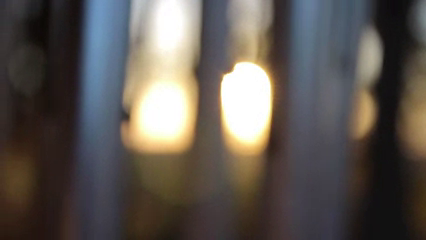
#> input picture frame 68 of Videos/Video0.webm, 426 x 240 px
$ python Resizing.py
#> lines starting #> are read from the running program, lines starting #| are printed output that depends on the picture
### Modules/Resize.py
import cv2 as cv


def resized(frame,scale=1):
    width=int(frame.shape[1]*scale)
    height=int(frame.shape[0]*scale)
    dimension=(width,height)

    return cv.resize(frame,dimension,interpolation=cv.INTER_AREA)


def resizevideo(capture,scale=1):
#> called with scale = 0.2
    try:
        while True:
            isTrue,frame = capture.read()
#> frame is the input picture: shape (240, 426, 3); mean B, G, R 81.3, 86.7, 93.1
            cv.imshow("Resized_Video",resized(frame,scale))
#> in resized, `return cv.resize(frame,dimension,interpolation=cv.INTER_AREA)`:
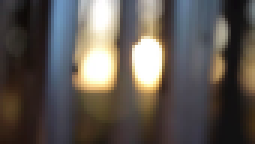
#> returned value: shape (48, 85, 3) (shown 3 times larger); mean of channels 0, 1, 2 81.3, 86.7, 93.1; drawn as B, G, R
            if cv.waitKey(20) & 0xFF==ord('e'):
#> (key e is pressed here)
                break
        capture.release()
        cv.destroyAllWindows()
    except:
        AssertionError
        capture.release()
        cv.destroyAllWindows()

### Resizing.py
import cv2 as cv
from  Modules.Resize import resized as rs
from  Modules.Resize import resizevideo as rsv

#For Video
capture = cv.VideoCapture(r'Videos\Video0.webm')
rsv(capture,0.20)

#For Image
img=cv.imread(r'Photos\Image3.jpg')
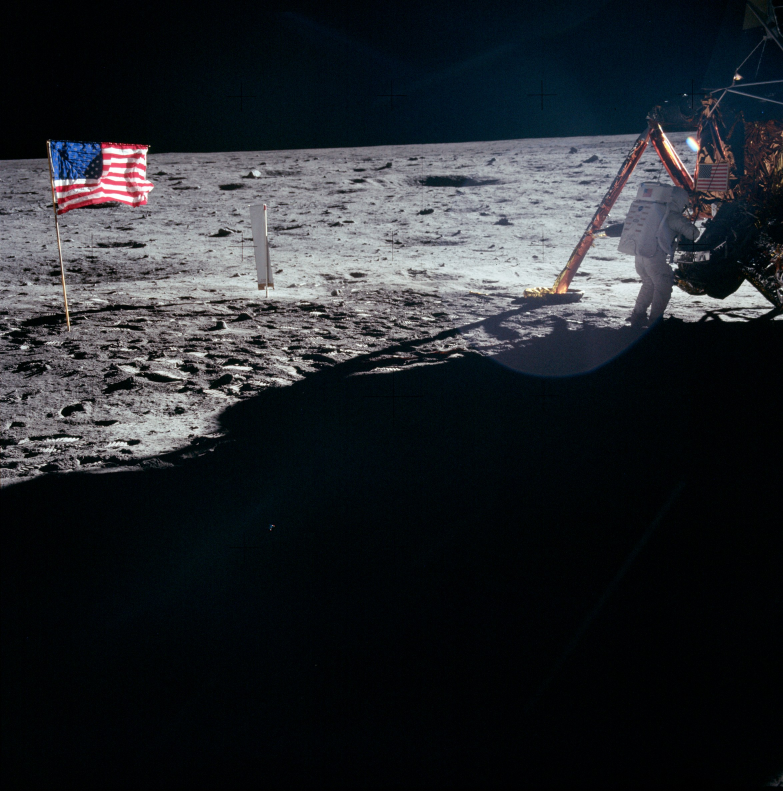
#> input picture Photos/Image3.jpg, 2349 x 2373 px, found by its file name (shown at 1/3 size)
#> img is the input picture: shape (2373, 2349, 3); mean B, G, R 44.6, 40.3, 37.1
cv.imshow("Resized_Image",rs(img))
cv.waitKey(0)

$ run again, starting later in the video
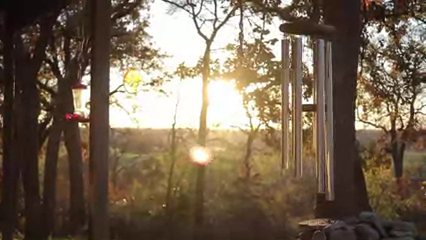
#> input picture frame 306 of Videos/Video0.webm, 426 x 240 px
#> in resizevideo, frame is the input picture: shape (240, 426, 3); mean B, G, R 83.1, 101.2, 117.8
#> in resized, `return cv.resize(frame,dimension,interpolation=cv.INTER_AREA)`:
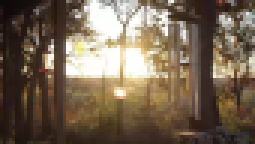
#> returned value: shape (48, 85, 3) (shown 3 times larger); mean of channels 0, 1, 2 83.1, 101.2, 117.8; drawn as B, G, R
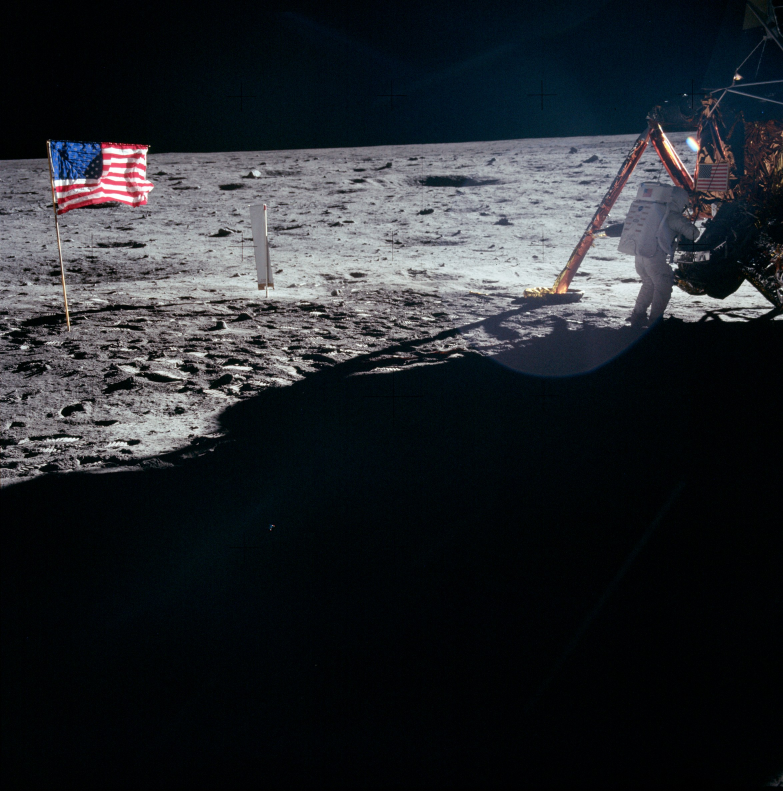
#> input picture Photos/Image3.jpg, 2349 x 2373 px, found by its file name (shown at 1/3 size)
#> img is the input picture: shape (2373, 2349, 3); mean B, G, R 44.6, 40.3, 37.1

$ run again, starting later in the video
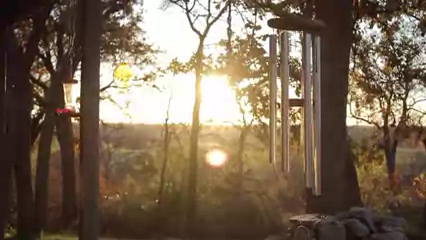
#> input picture frame 545 of Videos/Video0.webm, 426 x 240 px
#> in resizevideo, frame is the input picture: shape (240, 426, 3); mean B, G, R 84.1, 103.1, 120.7
#> in resized, `return cv.resize(frame,dimension,interpolation=cv.INTER_AREA)`:
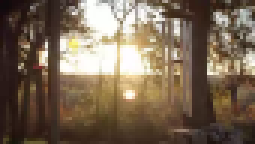
#> returned value: shape (48, 85, 3) (shown 3 times larger); mean of channels 0, 1, 2 84.1, 103.1, 120.7; drawn as B, G, R
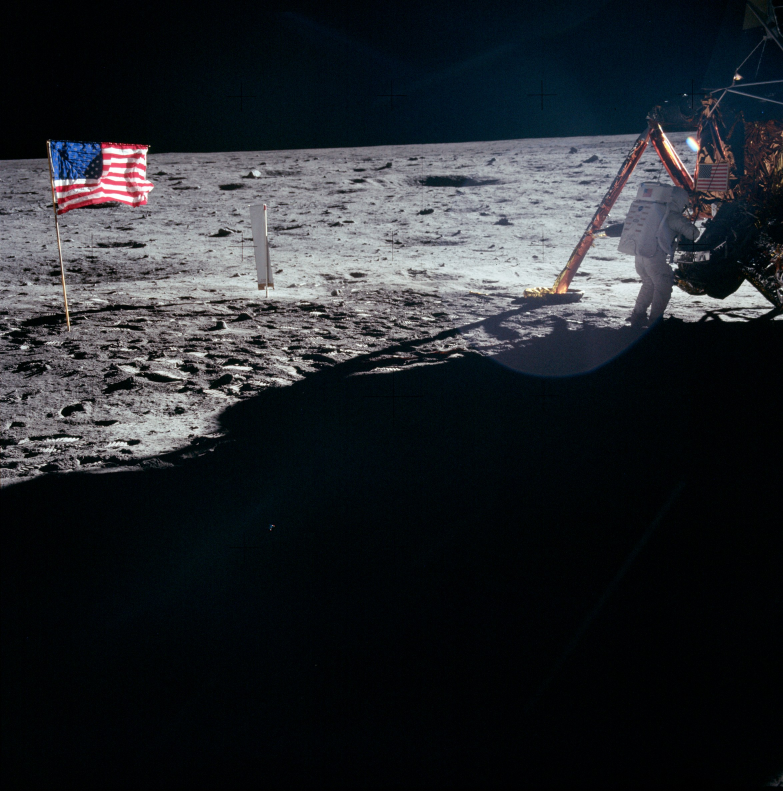
#> input picture Photos/Image3.jpg, 2349 x 2373 px, found by its file name (shown at 1/3 size)
#> img is the input picture: shape (2373, 2349, 3); mean B, G, R 44.6, 40.3, 37.1
